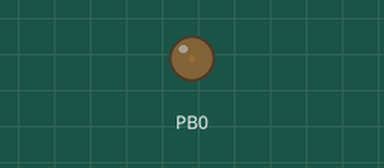
Simulated run of this program. Board: ATtiny13, built with avr-gcc and emulated at 1.2 MHz. On the bench: output pins drawn as LEDs (lit = HIGH).

Above: at 0.05 s.
At 2.15 s:
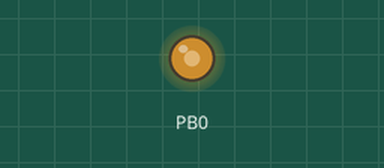
At 3.55 s:
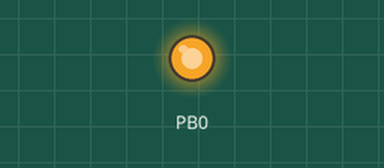
At 7.05 s:
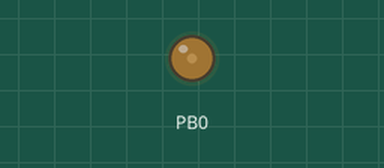
Timing chart, 0 to 10.8 s (numbered marks = the images above):
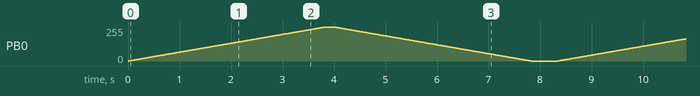

The program:

main.cpp
```cpp
/*
 * Blinc.cpp
 *
 * Created: 28.01.2020 22:37:09
 * Author : murad
 */
#define F_CPU 1200000
#include <avr/io.h>
#include <util/delay.h>

int main(void)
{
    /* Replace with your application code */
		DDRB |=1<<0;
		MCUCR|=1<<PUD;
		TCCR0A=0b10000001; //âûáèðàåì íåèíâåðñíûé ðåæèì øèì äëÿ îáîèõ ñâåòîäèîäîâ
		TCCR0B=0b00000001;  //âûáèðàåì ðàáîòó òàéìåðà áåç ïðåääåëèòåëÿ òàêòîâîé ÷àñòîòû

    while (1)
    {
		for(int n=0;n<256;n++){

			OCR0A=n;
			_delay_ms(15);
		}
		_delay_ms(150);
		for(int n=255;n>=0;n--){

			OCR0A=n;
			_delay_ms(15);
		}
		_delay_ms(500);
    }
}
```
